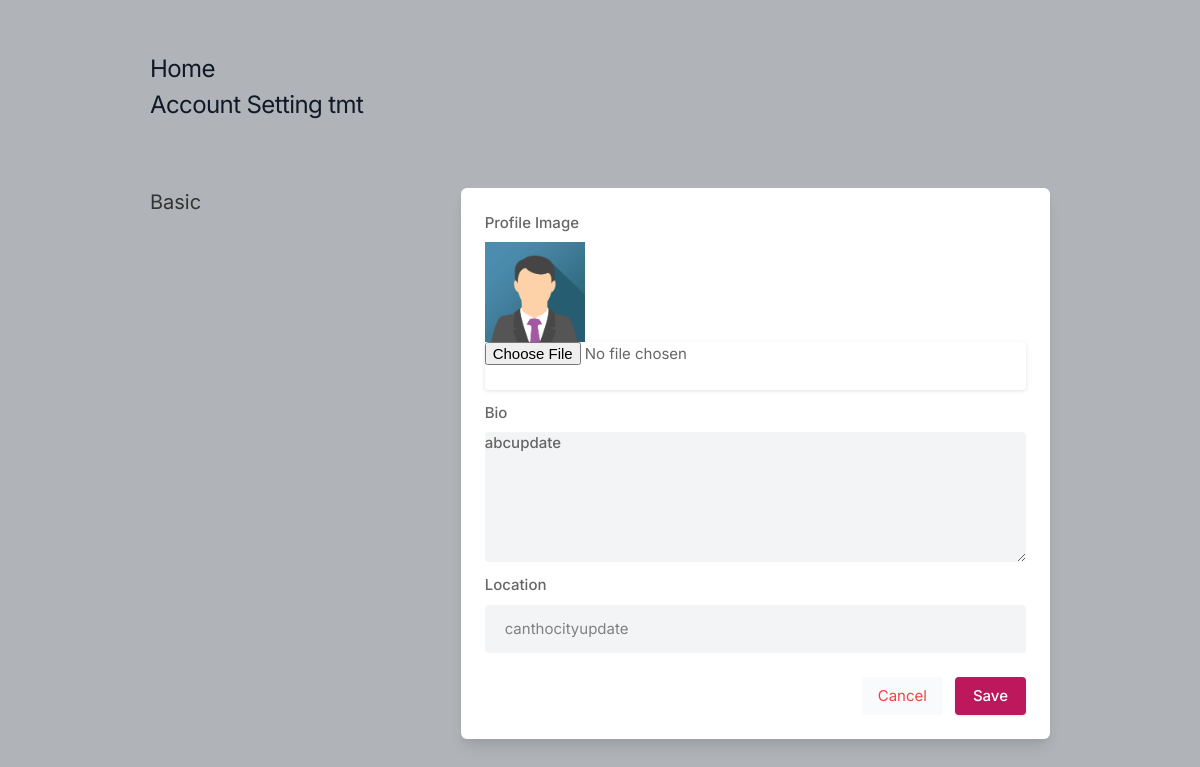
Before: /settings (signed in) with the older database file.
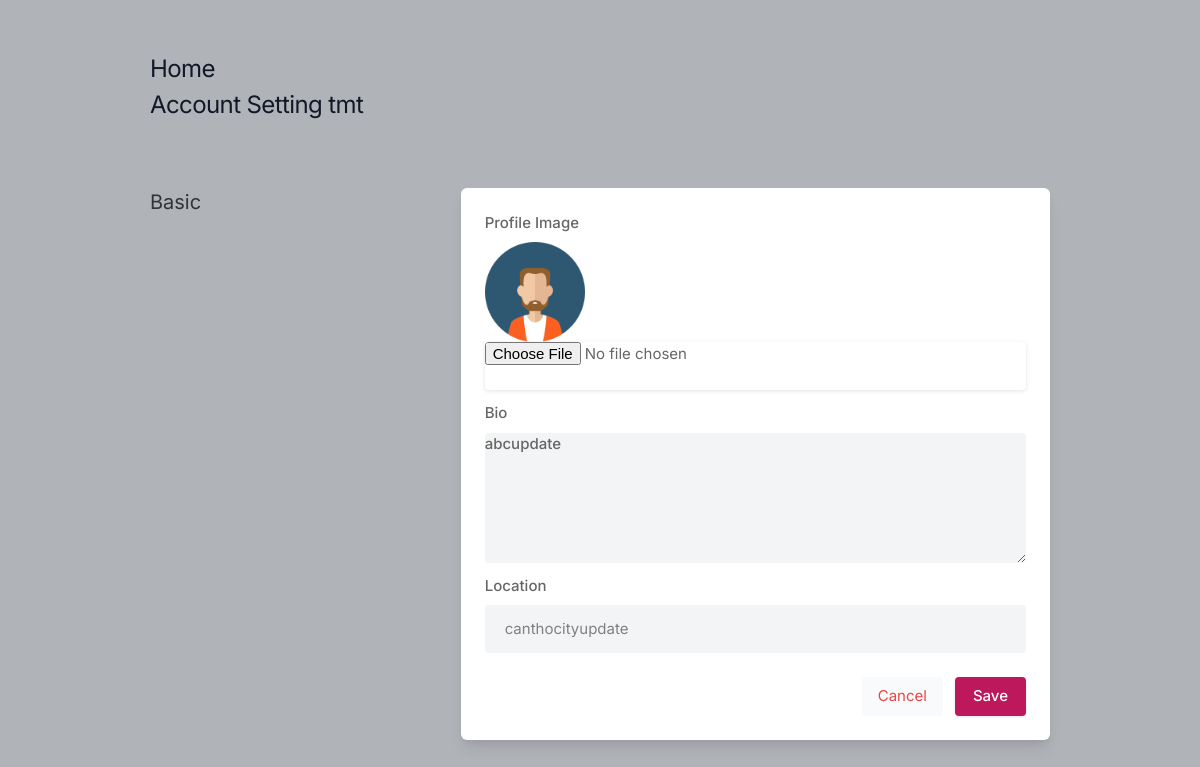
After: the same page with the newer database file.
### core/models.py (models this page shows, shortened)
class Profile(models.Model):
    user = models.OneToOneField(User, on_delete=models.CASCADE)
    userId = models.IntegerField()
    bio = models.TextField(blank=True)
    profileimage = models.ImageField(
        upload_to="profile_images", default="defaultimg.jpg")
    location = models.CharField(max_length=100,  blank=True)

### core/views.py (the view, shortened to what this page needs)
# urls.py: path("settings", views.settings, name="settings"),
@login_required
def settings(request):
    user_profile = Profile.objects.get(user=request.user)
    return render(request, 'setting.html', {'user_profile': user_profile})

### templates/setting.html (shortened to what this page needs)
{% load static %}
<!DOCTYPE html>
<html lang="en">
  <head>
    <link rel="stylesheet" href="{% static 'assets/css/icons.css' %}" />
    <link rel="stylesheet" href="{% static 'assets/css/uikit.css' %}" />
    <link rel="stylesheet" href="{% static 'assets/css/style.css' %}" />
    <link rel="stylesheet" href="{% static 'assets/css/tailwind.css' %}" />
  </head>
  <body>
    <div class="container m-auto">
      <h1 class="text-2xl leading-none text-gray-900 tracking-tight mt-3">
        <a href="/">Home</a>
      </h1>
      <h1 class="text-2xl leading-none text-gray-900 tracking-tight mt-3">
        Account Setting {{user.username}}
      </h1>
      <br />
      <form action="" method="POST" enctype="multipart/form-data">
        <div class="grid lg:grid-cols-3 mt-12 gap-8">
          <div>
            <h3 class="text-xl mb-2">Basic</h3>
          </div>
          <div class="bg-white rounded-md lg:shadow-lg shadow col-span-2">
            <div class="grid grid-cols-2 gap-3 lg:p-6 p-4">
              <div class="col-span-2">
                <label for=""> Profile Image</label>
                <img width="100px" height="100px" src="{{user_profile.profileimage.url}}" alt="" />
                <input type="file" name="image" />
              </div>
              <div class="col-span-2">
                <label for="about">Bio</label>
                <textarea
                  id="about"
                  name="bio"
                  rows="3"
                  class="shadow-none bg-gray-100"
                >
{{user_profile.bio}}</textarea
                >
              </div>
              <div class="col-span-2">
                <label for=""> Location</label>
                <input
                  name="location"
                  type="text"
                  placeholder=""
                  value="{{user_profile.location}}"
                  class="shadow-none bg-gray-100"
                />
              </div>
            </div>
            <div class="bg-gray-10 p-6 pt-0 flex justify-end space-x-3">
              <button class="p-2 px-4 rounded bg-gray-50 text-red-500">
                Cancel
              </button>
              <button type="submit" class="button bg-blue-700">Save</button>
            </div>
          </div>
          <br />
        </div>
      </form>
    </div>
  </body>
</html>

Changed rows visible on the page:
changed Profile "abcupdate": profileimage: a different picture
